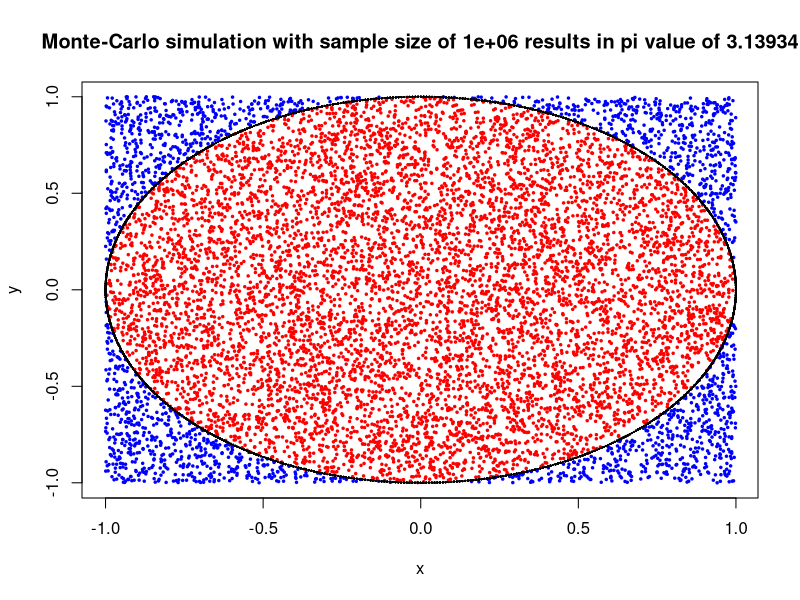
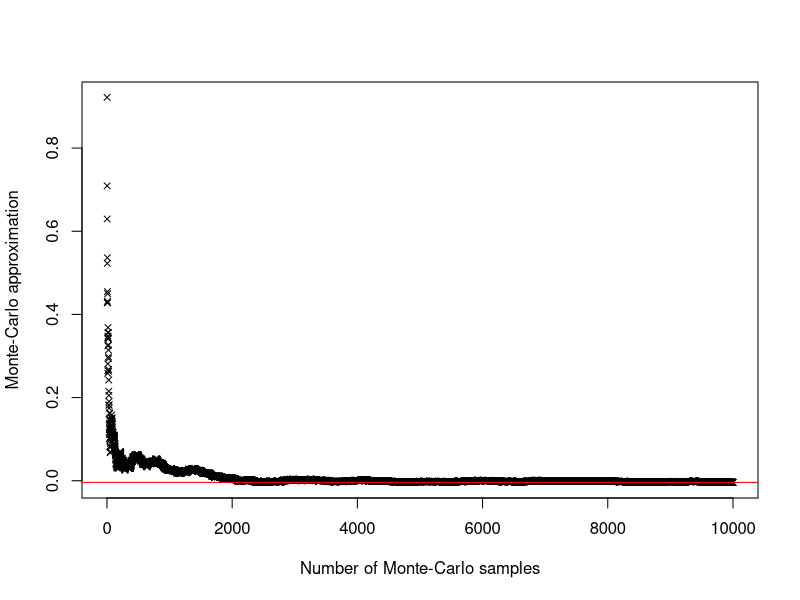
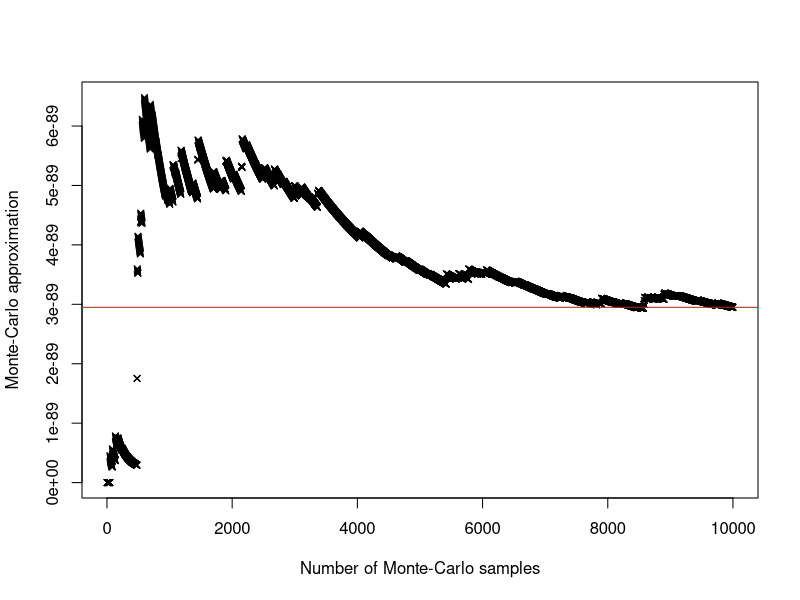
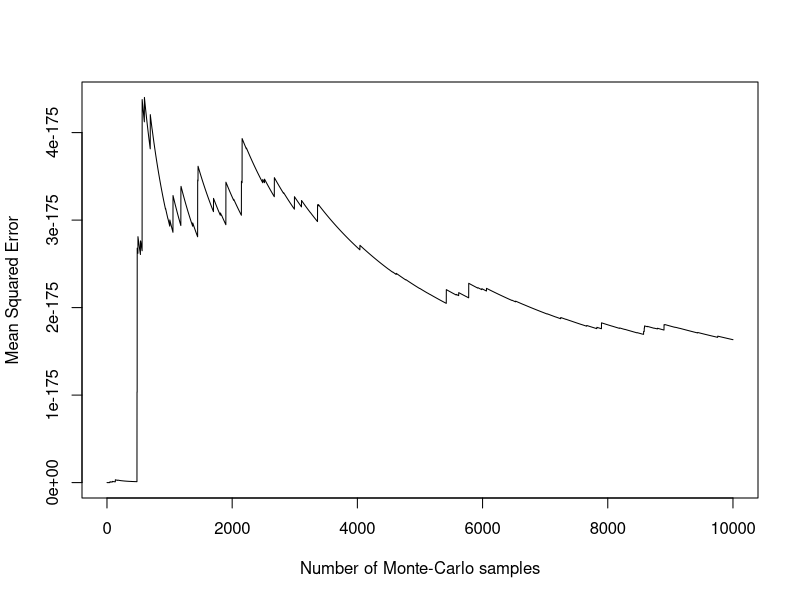

Reproduce these figures in R, in order. (Note: this script raises an error after producing the figures.)
# 1. ###########################################################################

# Monte-Carlo approximation of pi
fnMcPi <- function(n, lPlotPoints = 10000) {
  # Create random uniform values for x and y axis
  x1 <- runif(n, min = -1, max = 1)
  x2 <- runif(n, min = -1, max = 1)
  
  # Indicate which values are inside of the circle and which are not
  # Multiply by 4 to have 1 in sum again (area size of 2*2 = 4)
  indicator <- ((x1^2 + x2^2) <= 1) * 4
  
  # Check if points to plot are lower than sample size
  # If so, reduce sample size
  if(lPlotPoints > n) {
    lPlotPoints <- n
  }
  
  # Define reduced values for plotting
  s1 <- x1[1:lPlotPoints]
  s2 <- x2[1:lPlotPoints]
  
  # Indicate which values are inside of the cirelce and which are outside
  inside <- ((s1^2 + s2^2) <= 1)
  outside <- !inside
  
  # plot points inside and outside
  plot(s1[inside], s2[inside], pch = 20, cex = 0.5, col = "red",
       xlab = "x", ylab = "y",
       main = paste("Monte-Carlo simulation with sample size of ", n,
                    " results in pi value of ", mean(indicator), sep = ""))
  points(s1[outside], s2[outside], pch = 20, cex = 0.5, col = "blue")
  
  # plot circle points to mark the border
  points(sin(1:10000), cos(1:10000), pch = 20, cex = 0.2, col = "black")
  return(list(s1,s2))
}

X <- fnMcPi(1000000)

# Compute mean with each new sample
vecMeans <- cumsum(X[[1]]) / (1:length(X[[1]]))

# Plot means against number of samples
plot(1:length(X[[1]]), vecMeans,
     xlab = "Number of Monte-Carlo samples",
     ylab = "Monte-Carlo approximation",
     pch = 4,
     cex = 0.8)
abline(vecMeans[length(X[[1]])], 0, col = "red")

vecVariances <- NULL
for(i in 1:length(X[[1]])) {
  vecVariances[i] <- var(X[[1]][1:i])
}

cTop <- vecMeans[length(X[[1]])] - 2*sqrt(length(X[[1]])*vecVariances)
#cBottom <- 
lines(cTop, col = "red")


# 2. ###########################################################################

# Using pnorm
1- pnorm(20)

# Naive Monte-Carlo approximation
n <- 1000000
x <- rnorm(n)
indicator <- (x > 20) * 1
result <- mean(indicator)

# Monte-Carlo integration after substitution Y := 1/X
n <- 10000
u <- runif(n, min = 0, max = 1/20)
g <- (1/20) * (1/sqrt(2*pi)) * exp(-1/(2*(u^2))) * (1/(u^2))
result <- mean(g)

# Compute mean with each new sample
vecMeans <- cumsum(g) / (1:n)

# Plot means against number of samples
plot(1:n, vecMeans,
     xlab = "Number of Monte-Carlo samples",
     ylab = "Monte-Carlo approximation",
     pch = 4,
     cex = 0.8)
abline(vecMeans[n], 0, col = "red")

# Plot MSE against number of samples (inefficient implementation...)
MSE <- rep(0, n)
for (i in 1:n) {
  MSE[i] <- mean((g[1:i] - vecMeans[i])^2)
}

plot(1:n, MSE,
     xlab = "Number of Monte-Carlo samples",
     ylab = "Mean Squared Error",
     type = "l",
     cex = 0.8)

# TODO
# error estimation
# implement as a function

# 3. ###########################################################################

# Using R's integrate function
h1 <- function(x) {
  return((cos(50*x)+sin(20*x))^2)
}
resultInt <- integrate(h1, 0, 1)

# Using Monte-Carlo integration
n <- 1000000
u <- runif(n)
resultMC <- mean(h1(u))

# TODO
# error estimation and compare with error of integrate function

# Using R's integrate function
h2 <- function(x) {
  return(sin(1/x))
}
resultInt <- integrate(h2, 0, 1)

# Using Monte-Carlo integration
n <- 1000000
u <- runif(n)
resultMC <- mean(h2(u))

# TODO
# error estimation and compare with error of integrate function


# 4. ###########################################################################

n <- 1000
areas <- rep(0, n)

for (i in 1:n) {
  x <- runif(3)
  y <- runif(3)
  areas[i] <- abs(0.5 * det(matrix(c(x, y, c(1, 1, 1)), nrow = 3, ncol = 3)))
}

result <- mean(areas)

# Compute mean with each new sample
vecMeans <- cumsum(areas) / (1:n)

# Plot means against number of samples
plot(1:n, vecMeans,
     xlab = "Number of Monte-Carlo samples",
     ylab = "Monte-Carlo approximation",
     pch = 4,
     cex = 0.8)
abline(vecMeans[n], 0, col = "red")

# TODO
# error estimation
